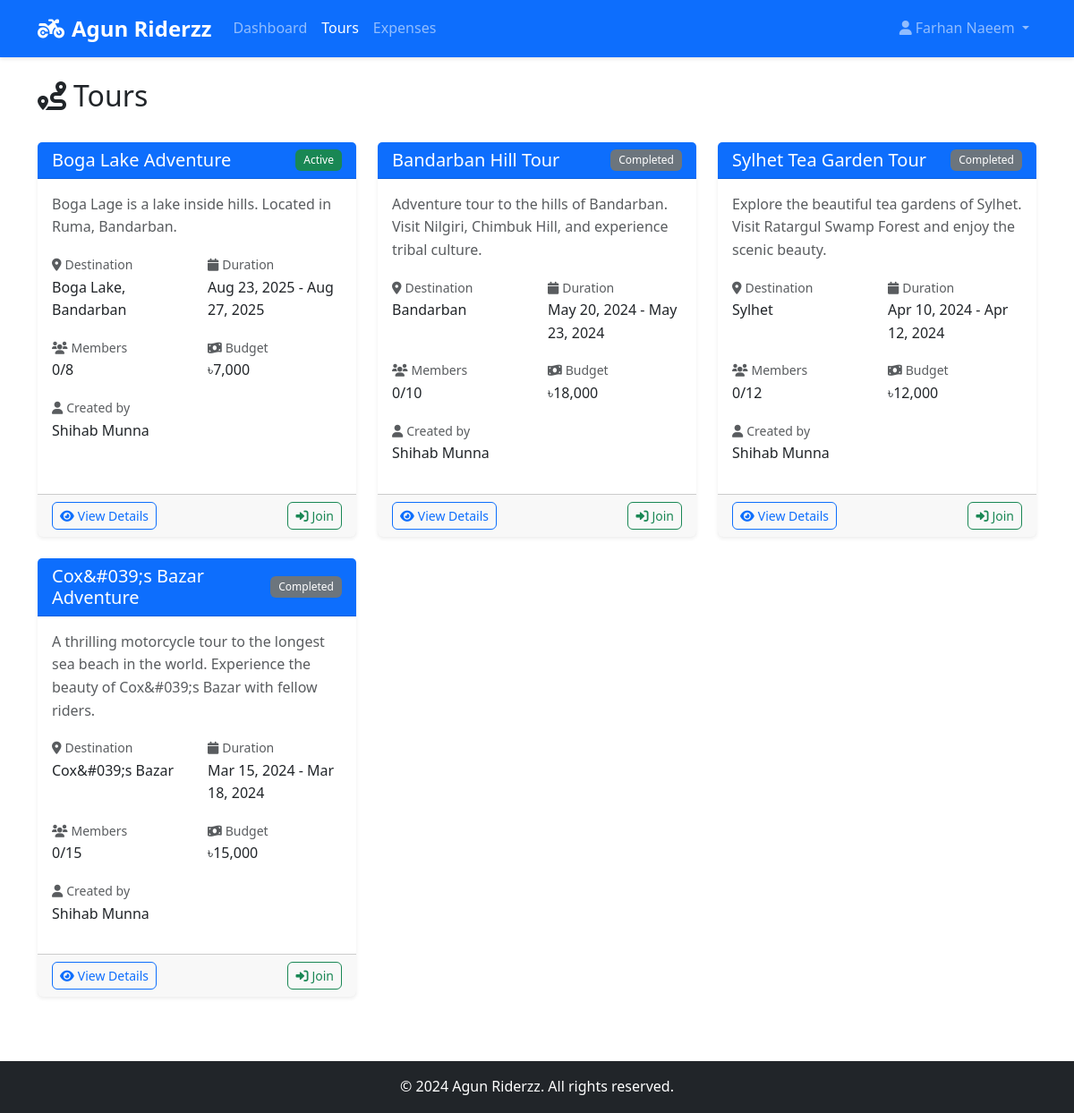
Screenshot of /tours.php (signed in) with the database file from the repository.
### tables this page shows
CREATE TABLE `users` (
  `id` int(11) NOT NULL,
  `name` varchar(100) NOT NULL,
  `email` varchar(100) DEFAULT NULL,
  `phone` varchar(20) DEFAULT NULL,
  `facebook_id` varchar(100) DEFAULT NULL,
  `password` varchar(255) DEFAULT NULL,
  `role` enum('admin','member') DEFAULT 'member',
  `profile_image` varchar(255) DEFAULT NULL,
  `created_at` timestamp NOT NULL DEFAULT current_timestamp(),
  `updated_at` timestamp NOT NULL DEFAULT current_timestamp() ON UPDATE current_timestamp()
);

CREATE TABLE `tours` (
  `id` int(11) NOT NULL,
  `title` varchar(200) NOT NULL,
  `description` text DEFAULT NULL,
  `destination` varchar(200) NOT NULL,
  `start_date` date NOT NULL,
  `end_date` date NOT NULL,
  `budget` decimal(10,2) DEFAULT 0.00,
  `max_members` int(11) DEFAULT 20,
  `status` enum('draft','active','completed','cancelled') DEFAULT 'draft',
  `created_by` int(11) DEFAULT NULL,
  `created_at` timestamp NOT NULL DEFAULT current_timestamp(),
  `updated_at` timestamp NOT NULL DEFAULT current_timestamp() ON UPDATE current_timestamp()
);

### includes/functions.php (called while the page is built, shortened)
<?php
function getUserById($user_id) {
    $pdo = getDBConnection();
    $stmt = $pdo->prepare("SELECT * FROM users WHERE id = ?");
    $stmt->execute([$user_id]);
    return $stmt->fetch();
}
function getAllTours() {
    $pdo = getDBConnection();
    $stmt = $pdo->query("
        SELECT t.*, u.name as creator_name,
               (SELECT COUNT(*) FROM tour_members WHERE tour_id = t.id AND status = 'confirmed') as member_count
        FROM tours t
        LEFT JOIN users u ON t.created_by = u.id
        ORDER BY t.start_date DESC
    ");
    return $stmt->fetchAll();
}
function getUserTours($user_id) {
    $pdo = getDBConnection();
    $stmt = $pdo->prepare("
        SELECT t.*, tm.status as member_status, u.name as creator_name
        FROM tours t
        INNER JOIN tour_members tm ON t.id = tm.tour_id
        LEFT JOIN users u ON t.created_by = u.id
        WHERE tm.user_id = ?
        ORDER BY t.start_date DESC
    ");
    $stmt->execute([$user_id]);
    return $stmt->fetchAll();
}
function formatDate($date) {
    return date('M d, Y', strtotime($date));
}
?>

### tours.php (the view, shortened to what this page needs)
<?php
require_once 'includes/functions.php';
$user_id = $_SESSION['user_id'];
$user = getUserById($user_id);
$user_role = $user['role'];
if ($user_role == 'admin') {
    $tours = getAllTours();
} else {
    $tours = getAllTours();
}
$user_tours = getUserTours($user_id);
$user_tour_ids = array_column($user_tours, 'id');
?>
<!DOCTYPE html>
<html lang="en">
<head>
    <link href="https://cdn.jsdelivr.net/npm/bootstrap@5.3.0/dist/css/bootstrap.min.css" rel="stylesheet">
    <link href="https://cdnjs.cloudflare.com/ajax/libs/font-awesome/6.0.0/css/all.min.css" rel="stylesheet">
    <link href="assets/css/style.css" rel="stylesheet">
</head>
<body>
    <nav class="navbar navbar-expand-lg navbar-dark bg-primary">
        <div class="container">
            <a class="navbar-brand" href="index.php">
                <i class="fas fa-motorcycle me-2"></i>Agun Riderzz
            </a>
            <div class="collapse navbar-collapse" id="navbarNav">
                <ul class="navbar-nav me-auto">
                    <li class="nav-item">
                        <a class="nav-link" href="index.php">Dashboard</a>
                    </li>
                    <li class="nav-item">
                        <a class="nav-link active" href="tours.php">Tours</a>
                    </li>
                    <li class="nav-item">
                        <a class="nav-link" href="expenses.php">Expenses</a>
                    </li>
                </ul>
                <ul class="navbar-nav">
                    <li class="nav-item dropdown">
                        <a class="nav-link dropdown-toggle" href="#" id="navbarDropdown" role="button" data-bs-toggle="dropdown">
                            <i class="fas fa-user me-1"></i><?php echo htmlspecialchars($user['name']); ?>
                        </a>
                    </li>
                </ul>
            </div>
        </div>
    </nav>
    <div class="container mt-4">
        <div class="row mb-4">
            <div class="col-12">
                <div class="d-flex justify-content-between align-items-center">
                    <h2>
                        <i class="fas fa-route me-2"></i>Tours
                    </h2>
                </div>
            </div>
        </div>
        <div class="row">
            <?php if (empty($tours)): ?>
                <div class="col-12">
                    <div class="card">
                        <div class="card-body text-center">
                            <i class="fas fa-route fa-3x text-muted mb-3"></i>
                            <h5 class="text-muted">No tours available</h5>
                            <p class="text-muted">Check back later for new tours!</p>
                        </div>
                    </div>
                </div>
            <?php else: ?>
                <?php foreach ($tours as $tour): ?>
                <div class="col-lg-6 col-xl-4 mb-4">
                    <div class="card h-100 shadow-sm">
                        <div class="card-header bg-primary text-white">
                            <div class="d-flex justify-content-between align-items-center">
                                <h5 class="mb-0"><?php echo htmlspecialchars($tour['title']); ?></h5>
                                <span class="badge bg-<?php echo $tour['status'] == 'active' ? 'success' : 'secondary'; ?>">
                                    <?php echo ucfirst($tour['status']); ?>
                                </span>
                            </div>
                        </div>
                        <div class="card-body">
                            <p class="card-text text-muted mb-3">
                                <?php echo htmlspecialchars($tour['description']); ?>
                            </p>
                            <div class="row mb-3">
                                <div class="col-6">
                                    <small class="text-muted">
                                        <i class="fas fa-map-marker-alt me-1"></i>Destination
                                    </small>
                                    <p class="mb-0"><?php echo htmlspecialchars($tour['destination']); ?></p>
                                </div>
                                <div class="col-6">
                                    <small class="text-muted">
                                        <i class="fas fa-calendar me-1"></i>Duration
                                    </small>
                                    <p class="mb-0">
                                        <?php echo formatDate($tour['start_date']); ?> - <?php echo formatDate($tour['end_date']); ?>
                                    </p>
                                </div>
                            </div>
                            <div class="row mb-3">
                                <div class="col-6">
                                    <small class="text-muted">
                                        <i class="fas fa-users me-1"></i>Members
                                    </small>
                                    <p class="mb-0"><?php echo $tour['member_count']; ?>/<?php echo $tour['max_members']; ?></p>
                                </div>
                                <div class="col-6">
                                    <small class="text-muted">
                                        <i class="fas fa-money-bill-wave me-1"></i>Budget
                                    </small>
                                    <p class="mb-0">৳<?php echo number_format($tour['budget']); ?></p>
                                </div>
                            </div>
                            <div class="mb-3">
                                <small class="text-muted">
                                    <i class="fas fa-user me-1"></i>Created by
                                </small>
                                <p class="mb-0"><?php echo htmlspecialchars($tour['creator_name']); ?></p>
                            </div>
                        </div>
                        <div class="card-footer">
                            <div class="d-flex justify-content-between align-items-center">
                                <a href="tour_details.php?id=<?php echo $tour['id']; ?>" class="btn btn-outline-primary btn-sm">
                                    <i class="fas fa-eye me-1"></i>View Details
                                </a>
                                <div class="btn-group">
                                    <?php if (in_array($tour['id'], $user_tour_ids)): ?>
                                        <form method="POST" style="display: inline;">
                                            <input type="hidden" name="tour_id" value="<?php echo $tour['id']; ?>">
                                            <button type="submit" name="leave_tour" class="btn btn-outline-danger btn-sm"
                                                    onclick="return confirm('Are you sure you want to leave this tour?')">
                                                <i class="fas fa-sign-out-alt me-1"></i>Leave
                                            </button>
                                        </form>
                                    <?php else: ?>
                                        <form method="POST" style="display: inline;">
                                            <button type="submit" name="join_tour" class="btn btn-outline-success btn-sm">
                                                <i class="fas fa-sign-in-alt me-1"></i>Join
                                            </button>
                                        </form>
                                    <?php endif; ?>
                                </div>
                            </div>
                        </div>
                    </div>
                </div>
                <?php endforeach; ?>
            <?php endif; ?>
        </div>
    </div>
    <footer class="bg-dark text-white text-center py-3 mt-5">
        <div class="container">
            <p class="mb-0">&copy; 2024 Agun Riderzz. All rights reserved.</p>
        </div>
    </footer>
</body>
</html>

### assets/css/style.css (style rules this page uses)
:root { --primary-color: #0d6efd; --secondary-color: #6c757d; --success-color: #198754; --danger-color: #dc3545; --warning-color: #ffc107; --info-color: #0dcaf0; --light-color: #f8f9fa; --dark-color: #212529; }
body { font-family: 'Segoe UI', Tahoma, Geneva, Verdana, sans-serif; line-height: 1.6; }
.card { border: none; box-shadow: 0 0.125rem 0.25rem rgba(0, 0, 0, 0.075); transition: all 0.3s ease; }
.card-header { border-bottom: 1px solid rgba(0, 0, 0, 0.125); background-color: rgba(0, 0, 0, 0.03); }
.btn { border-radius: 0.375rem; font-weight: 500; transition: all 0.2s ease; }
.btn-group .btn { margin-right: 0.25rem; }
.btn-group .btn:last-child { margin-right: 0; }
.navbar { box-shadow: 0 2px 4px rgba(0, 0, 0, 0.1); }
.navbar-brand { font-weight: 700; font-size: 1.5rem; }
.nav-link { font-weight: 500; transition: color 0.2s ease; }
.badge { font-weight: 500; padding: 0.5em 0.75em; }
footer { margin-top: auto; }

### rows the page displays
users: name "Farhan Naeem"
tours: title "Boga Lake Adventure", status "Active", description "Boga Lage is a lake inside hills. Located in Ruma, Bandarban.", destination "Boga Lake, Bandarban", start_date "Aug 23, 2025", end_date "Aug 27, 2025", member_count "0", max_members "8", budget "7,000", created_by.name "Shihab Munna"
tours: title "Bandarban Hill Tour", status "Completed", description "Adventure tour to the hills of Bandarban. Visit Nilgiri, Chimbuk Hill, and experience tribal culture.", destination "Bandarban", start_date "May 20, 2024", end_date "May 23, 2024", member_count "0", max_members "10", budget "18,000", created_by.name "Shihab Munna"
tours: title "Sylhet Tea Garden Tour", status "Completed", description "Explore the beautiful tea gardens of Sylhet. Visit Ratargul Swamp Forest and enjoy the scenic beauty.", destination "Sylhet", start_date "Apr 10, 2024", end_date "Apr 12, 2024", member_count "0", max_members "12", budget "12,000", created_by.name "Shihab Munna"
tours: title "Cox&#039;s Bazar Adventure", status "Completed", description "A thrilling motorcycle tour to the longest sea beach in the world. Experience the beauty of Cox&#039;s Bazar with fellow riders.", destination "Cox&#039;s Bazar", start_date "Mar 15, 2024", end_date "Mar 18, 2024", member_count "0", max_members "15", budget "15,000", created_by.name "Shihab Munna"
